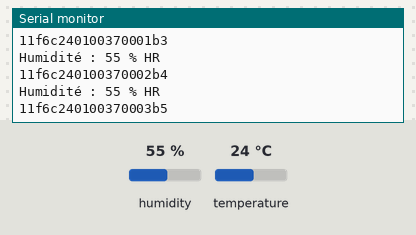
A sketch run on a simulated Arduino Mega 2560, built with avr-gcc and run on an emulated ATmega2560. Parts: the last lines printed to the serial monitor. The test bench sets the inputs (shaded band); at power-on: humidity 55 %, temperature 24 °C.

Above: at 4.8 s.
4.9 s: humidity set to 88 %
At 9.4 s:
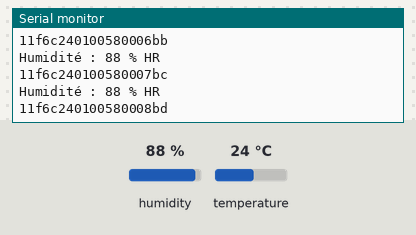
9.5 s: humidity set to 22 %
At 12.4 s:
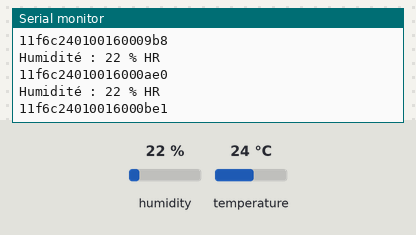
13.5 s: humidity set to 88 %
At 14.8 s:
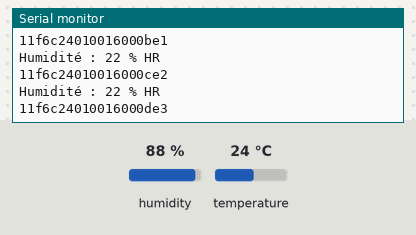
30.4 s: humidity set to 40 %
At 31.4 s:
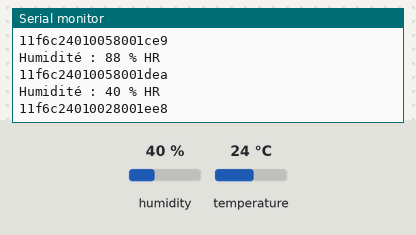
Timing chart, 0 to 33.4 s (numbered marks = the images above; inputs shaded):
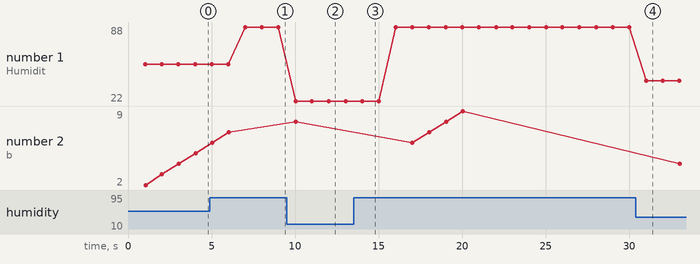

The sketch:

DHT11.ino
```cpp
//Ce code est destiné à faire passer des trames
#include <SimpleTimer.h>
#include <DHT.h>

#define DHT_PIN 23

SimpleTimer timer;
DHT dht(DHT_PIN, DHT11);

int temperature;
int humidite;

long count = 0;
String trame;
String sum;
int sumASCII;

String TRAMECOURANTE = "1"; //Trame courante
String ECRITURE = "1";
String LECTURE = "2";
String LECRITURE = "3";
String LM35DZ = "3";
String dht11 = "4";
String MAX4466 = "e";

String TRA;
String OBJ;
String REQ;
String TYP;
String NUM;
String VAL;
String TIM;
String CHK;

void setup()
{
  Serial.begin(9600);
  //Serial1.begin(9600);
  timer.setInterval(1000,lectureCapteurs);
  dht.begin();
}

void loop(){
  timer.run();
}

void lectureCapteurs() {
  humidite = dht.readHumidity();
  trame = Create_Trame("g6c", "Lecture", "DHT11", 1, humidite);
  Serial.println("Humidité : " + String(humidite) + " % HR");
  Serial.println(trame);
  //Serial1.println(trame);
}

String Create_Trame(String equipe, String requete, String typeCapteur, int numeroCapteur, int valeurCapteur){
    TRA = TRAMECOURANTE;

    // On renseigne le numéro de groupe et on le convertit en hexadécimal sur 4 octets
    equipe.replace("g", "1f");
    OBJ = equipe;
    if (OBJ.length() < 4){
        for (int i = 0; i <= (4 - OBJ.length()) + 1; i++) {
            OBJ = "0" + OBJ;
        }
    }

    // On décide du type de requête
    if(requete == "Lecture"){
      REQ = LECTURE;
    }
    else if(requete == "Ecriture"){
      REQ = ECRITURE;
    }
    else if(requete == "L&R"){
      REQ = LECRITURE;
    }
    else{
      REQ = LECRITURE;
    }

    // On décide du type de capteur
    if(typeCapteur == "LM35DZ"){
      TYP = LM35DZ;
    }
    else if(typeCapteur == "DHT11"){
      TYP = dht11;
    }
    else if(typeCapteur == "MAX4466"){
      TYP = MAX4466;
    }
    else{
      TYP = "0";
    }

    // On convertit le numéro du capteur en hexadécimal sur 2 octets
    NUM = String(numeroCapteur, HEX);
    if (NUM.length() < 2){
        NUM = "0" + NUM;
    }

    // On convertit la valeur du capteur en hexadécimal sur 4 octets
    VAL = String(valeurCapteur, HEX);
    if (VAL.length() < 4){
        for (int i = 0; i <= (4 - VAL.length() + 1); i++) {
            VAL = "0" + VAL;
        }
    }

    // Le TimeStamp
    TIM = String(count, HEX);
    if (TIM.length() < 4){
        for (int i = 0; i <= (4 - TIM.length()) + 1; i++) {
            TIM = "0" + TIM;
        }
    }
    if (TIM.equals("ffff")) {
      count = 0;
    }
    else {
      count++;
    }
    // On calcul le checksum des données sur 2 octets
    // On convertit chaque caractère en code ASCII décimal
    sum = TRA + OBJ + REQ + TYP + NUM + VAL + TIM;
    int len = sum.length();
    int buff[len];
    for(int i = 0; i < len; i++){
      if(String(sum[i]) == "a"){
        buff[i] = 97;
      }
      else if(String(sum[i]) == "b"){
        buff[i] = 98;
      }
      else if(String(sum[i]) == "c"){
        buff[i] = 99;
      }
      else if(String(sum[i]) == "d"){
        buff[i] = 100;
      }
      else if(String(sum[i]) =="e"){
        buff[i] = 101;
      }
      else if(String(sum[i]) == "f"){
        buff[i] = 102;
      }
      else{
        buff[i] = 48 + String(sum[i]).toInt();
      }
    }

    // On fait la somme des valeurs ASCII de toutes les caractères
    sumASCII = 0;
    for(int i = 0; i < len; i++){
      sumASCII += buff[i];
    }

    // On prend les que les valeurs des 2 premiers octets soit les valeurs inférieures à 16^2 (256)
    sumASCII %= 256;
    CHK = String(sumASCII, HEX);
    if (CHK.length() < 2){
        CHK = "0" + CHK;
    }

    // On crée la trame en concaténant toutes les données
    trame = TRA + OBJ + REQ + TYP + NUM + VAL + TIM + CHK;

    return trame;
}
```

Measured:
- after the input at 4.9 s, the serial monitor: prints a new line after 2.1 s (image 1)
- after the input at 9.5 s, the serial monitor: prints a new line after 0.53 s (image 2)
- after the input at 30.4 s, the serial monitor: prints a new line after 0.63 s (image 4)
- plotted number 1: 55 → 88 after the input at 4.9 s, 88 → 22 after the input at 9.5 s, 22 → 88 after the input at 13.5 s, 88 → 40 after the input at 30.4 s
